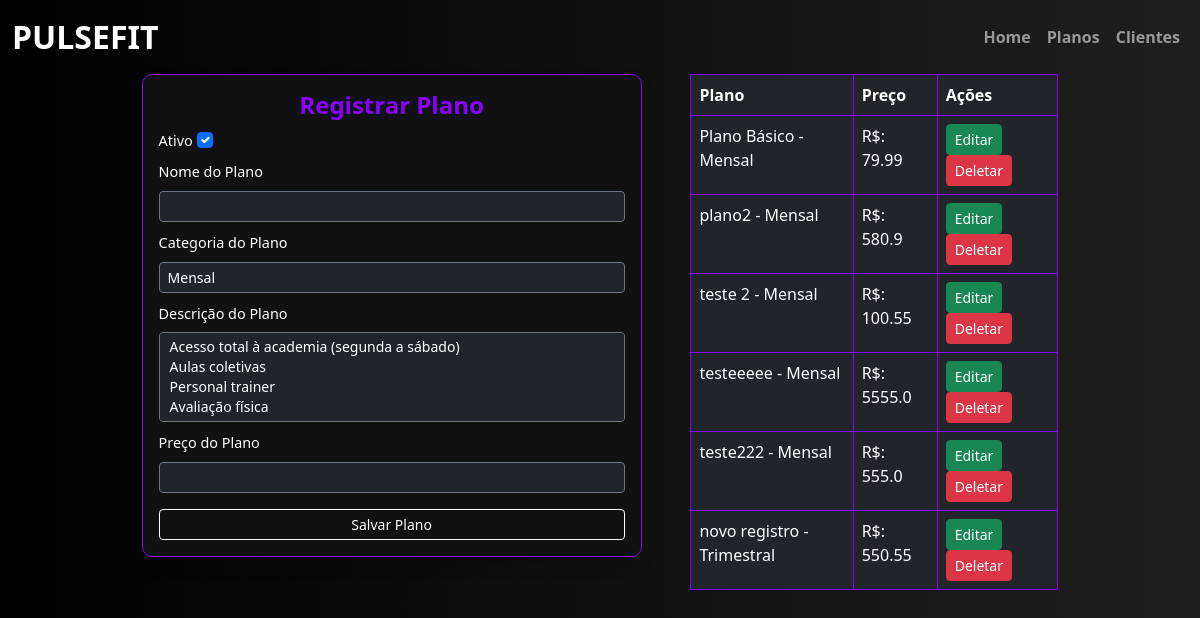
Screenshot of /registrar_plano with the database file from the repository.
### academia/models.py (models this page shows, shortened)
class Plano(db.Model):
    __tablename__ = "plano"
    id = db.Column(db.Integer, primary_key=True)
    ativo = db.Column(db.Boolean, default=True, nullable=False)
    dtcadastro = db.Column(db.DateTime, default=datetime.utcnow, nullable=False)
    plano = db.Column(db.String(50), nullable=False)
    preco = db.Column(db.Float, nullable=False)
    categoria = db.Column(db.String(20), nullable=False)
    descricao = db.Column(db.Text, nullable=False)

### academia/routes.py (the view, shortened to what this page needs)
@app.route("/registrar_plano", methods=['GET', 'POST'])
def page_registrar_plano():
    form_plano = CadastroPlano()
    if request.method == "GET":
        planos = Plano.query.all()
        return render_template("registrar_plano.html", form_plano=form_plano, planos=planos)

### academia/forms.py
class CadastroPlano(FlaskForm):
    ativo = BooleanField(label="Ativo", default=True)
    plano = StringField(label="Nome do Plano", validators=[DataRequired()])
    preco = DecimalField(label="Preço do Plano", validators=[DataRequired()])
    categoria = SelectField(label="Categoria do Plano",
        choices=[
            ("Mensal", "Mensal"),
            ("Trimestral", "Trimestral"),
            ("Semestral", "Semestral"),
            ("Anual", "Anual"),
        ], validators=[DataRequired()]
    )
    descricao = SelectMultipleField(label="Descrição do Plano",
        choices=[
            ("Acesso total à academia (segunda a sábado)", "Acesso total à academia (segunda a sábado)"),
            ("Aulas coletivas", "Aulas coletivas"),
            ("Personal trainer", "Personal trainer"),
            ("Avaliação física", "Avaliação física"),
            ("Camiseta Pulse Fit", "Camiseta Pulse Fit"),
        ], validators=[DataRequired()]
    )
    submit = SubmitField("Salvar Plano")

### academia/templates/registrar_plano.html (shortened to what this page needs)
{% extends 'base.html' %}
{% block conteudo %}
<body style="background: linear-gradient(to right, #000000, #1f1f1f); font-family: 'Segoe UI', sans-serif; color: white;">
    <div class="container-fluid d-flex justify-content-center align-items-center">
        <div class="row" style="width: 80%;">
            <div class="col-lg-7 col-md-8 col-sm-12">
                <div class="p-3 shadow" style="background-color: #111; border-radius: 10px; width: 100%; max-width: 500px; border: 1px solid #8800ff;">
                    <h4 class="text-center mb-2" style="font-weight: 700; color: #8800ff;">
                        {% if plano_atual %}
                            Editar Plano
                        {% else %}
                            Registrar Plano
                        {% endif %}
                    </h4>
                    <form method="POST" class="form-register">
                        <div>
                            <label class="form-label text-white" style="font-size: 0.9rem;">{{ form_plano.ativo.label.text }}</label>
                            {{ form_plano.ativo(class="form-check-input") }}
                        </div>
                        <div class="mb-2">
                            <label class="form-label text-white" style="font-size: 0.9rem;">{{ form_plano.plano.label.text }}</label>
                            {{ form_plano.plano(class="form-control form-control-sm bg-dark text-white border-secondary") }}
                        </div>
                        <div class="mb-2">
                            <label class="form-label text-white" style="font-size: 0.9rem;">{{ form_plano.categoria.label.text }}</label>
                            {{ form_plano.categoria(class="form-control form-control-sm bg-dark text-white border-secondary") }}
                        </div>
                        <div class="mb-2">
                            <label class="form-label text-white" style="font-size: 0.9rem;">{{ form_plano.descricao.label.text }}</label>
                            {{ form_plano.descricao(class="form-control form-control-sm bg-dark text-white border-secondary", rows=2) }}
                        </div>
                        <div class="mb-3">
                            <label class="form-label text-white" style="font-size: 0.9rem;">{{ form_plano.preco.label.text }}</label>
                            {{ form_plano.preco(class="form-control form-control-sm bg-dark text-white border-secondary decimal-field") }}
                        </div>
                        <div class="d-grid">
                            {{ form_plano.submit(class="btn btn-sm btn-outline-light") }}
                        </div>
                    </form>
                </div>
            </div>
            <div class="col-lg-5 col-md-4 col-sm-12" style=" max-height: 76vh; overflow-x: auto;">
                <table class="table table-hover table-dark table-bordered" style="background-color: #111; border-radius: 10px; width: 100%; max-width: 800px; border: 1px solid #8800ff;">
                    <thead>
                        <th class="col">Plano</th>
                        <th class="col">Preço</th>
                        <th class="col">Ações</th>
                    </thead>
                    <tbody>
                        {% for plano in planos %}
                            <tr>
                                <td>{{ plano.plano }} - {{ plano.categoria }}</td>
                                <td>R$: {{ plano.preco }}</td>
                                <td>
                                    <form method="GET" action="{{ url_for('editar_plano',  plano_id=plano.id) }}" style="display: inline;">
                                        <button class="btn btn-success btn-sm" type="submit">Editar</button>
                                    </form>
                                    <form method="POST" action="{{ url_for('deletar_plano') }}" style="display: inline;">
                                        <button class="btn btn-danger btn-sm" type="submit">Deletar</button>
                                    </form>
                                </td>
                            </tr>
                        {% endfor %}
                    </tbody>
                </table>
            </div>
        </div>
</body>
{% endblock %}

### academia/templates/base.html (shortened to what this page needs)
<!DOCTYPE html>
<html lang="en">
<head>
    <link href="https://cdn.jsdelivr.net/npm/bootstrap@5.3.3/dist/css/bootstrap.min.css" rel="stylesheet">
    <link href="https://cdnjs.cloudflare.com/ajax/libs/font-awesome/6.0.0-beta3/css/all.min.css" rel="stylesheet">
</head>
<body>
    <nav class="navbar navbar-expand-lg navbar-dark bg-transparent">
        <div class="container-fluid">
          <a class="navbar-brand fw-bold fs-2" href="{{ url_for('page_home') }}">PULSEFIT</a>
          <div class="collapse navbar-collapse" id="navbarNavAltMarkup">
            <div class="navbar-nav ms-auto">
                <a class="nav-link fw-bold" href="{{ url_for('page_home') }}">Home</a>
                <a class="nav-link fw-bold" href="{{ url_for('page_registrar_plano') }}">Planos</a>
                <a class="nav-link fw-bold" href="{{ url_for('page_registro_cliente')}}">Clientes</a>
            </div>
          </div>
        </div>
      </nav>
     {% block conteudo %}
     {% endblock %}
</body>
</html>

### academia/templates/base.html (style rules this page uses)
.navbar { z-index: 10; }

### rows the page displays
Plano: plano "Plano Básico", categoria "Mensal", preco "79.99"
Plano: plano "plano2", categoria "Mensal", preco "580.9"
Plano: plano "teste 2", categoria "Mensal", preco "100.55"
Plano: plano "testeeeee", categoria "Mensal", preco "5555.0"
Plano: plano "teste222", categoria "Mensal", preco "555.0"
Plano: plano "novo registro", categoria "Trimestral", preco "550.55"
